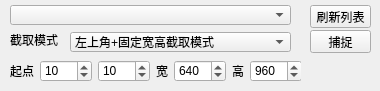
    <widget class="QWidget" name="tabScreenCap">
     <attribute name="icon">
      <iconset>
       <normaloff>icons/截屏.png</normaloff>icons/截屏.png</iconset>
     </attribute>
     <attribute name="title">
      <string>屏幕捕获</string>
     </attribute>
     <widget class="QPushButton" name="btnCaptureWindow">
      <property name="geometry">
       <rect>
        <x>310</x>
        <y>30</y>
        <width>61</width>
        <height>23</height>
       </rect>
      </property>
      <property name="text">
       <string>捕捉</string>
      </property>
      <property name="icon">
       <iconset>
        <normaloff>C:/Users/ps/.designer/backup/icons/开始蓝框.png</normaloff>C:/Users/ps/.designer/backup/icons/开始蓝框.png</iconset>
      </property>
     </widget>
     <widget class="QComboBox" name="comboWindowList">
      <property name="geometry">
       <rect>
        <x>10</x>
        <y>5</y>
        <width>281</width>
        <height>20</height>
       </rect>
      </property>
      <property name="styleSheet">
       <string notr="true"/>
      </property>
      <property name="currentIndex">
       <number>-1</number>
      </property>
      <property name="maxVisibleItems">
       <number>20</number>
      </property>
     </widget>
     <widget class="QPushButton" name="btnRefreshWindowList">
      <property name="geometry">
       <rect>
        <x>310</x>
        <y>5</y>
        <width>61</width>
        <height>23</height>
       </rect>
      </property>
      <property name="text">
       <string>刷新列表</string>
      </property>
     </widget>
     <widget class="QWidget" name="horizontalLayoutWidget_3">
      <property name="geometry">
       <rect>
        <x>10</x>
        <y>60</y>
        <width>291</width>
        <height>22</height>
       </rect>
      </property>
      <layout class="QHBoxLayout" name="horizontalLayout_3">
       <item>
        <widget class="QLabel" name="label_37">
         <property name="text">
          <string>起点</string>
         </property>
        </widget>
       </item>
       <item>
        <widget class="QSpinBox" name="spinCapRectLeft">
         <property name="minimum">
          <number>0</number>
         </property>
         <property name="maximum">
          <number>1920</number>
         </property>
         <property name="singleStep">
          <number>40</number>
         </property>
         <property name="value">
          <number>10</number>
         </property>
        </widget>
       </item>
       <item>
        <widget class="QSpinBox" name="spinCapRectTop">
         <property name="minimum">
          <number>0</number>
         </property>
         <property name="maximum">
          <number>1024</number>
         </property>
         <property name="singleStep">
          <number>20</number>
         </property>
         <property name="value">
          <number>10</number>
         </property>
        </widget>
       </item>
       <item>
        <widget class="QLabel" name="label_38">
         <property name="text">
          <string>宽</string>
         </property>
        </widget>
       </item>
       <item>
        <widget class="QSpinBox" name="spinCapRectWidth">
         <property name="minimum">
          <number>300</number>
         </property>
         <property name="maximum">
          <number>1920</number>
         </property>
         <property name="singleStep">
          <number>40</number>
         </property>
         <property name="value">
          <number>640</number>
         </property>
        </widget>
       </item>
       <item>
        <widget class="QLabel" name="label_39">
         <property name="text">
          <string>高</string>
         </property>
        </widget>
       </item>
       <item>
        <widget class="QSpinBox" name="spinCapRectHeight">
         <property name="minimum">
          <number>240</number>
         </property>
         <property name="maximum">
          <number>1024</number>
         </property>
         <property name="singleStep">
          <number>20</number>
         </property>
         <property name="value">
          <number>960</number>
         </property>
        </widget>
       </item>
      </layout>
     </widget>
     <widget class="QLabel" name="label_41">
      <property name="geometry">
       <rect>
        <x>10</x>
        <y>30</y>
        <width>71</width>
        <height>20</height>
       </rect>
      </property>
      <property name="text">
       <string>截取模式</string>
      </property>
     </widget>
     <widget class="QComboBox" name="comboClipMode">
      <property name="geometry">
       <rect>
        <x>70</x>
        <y>32</y>
        <width>221</width>
        <height>20</height>
       </rect>
      </property>
      <property name="styleSheet">
       <string notr="true"/>
      </property>
      <item>
       <property name="text">
        <string>左上角+固定宽高截取模式</string>
       </property>
      </item>
      <item>
       <property name="text">
        <string>中心点+固定宽高截取模式</string>
       </property>
      </item>
      <item>
       <property name="text">
        <string>捕捉窗口全部</string>
       </property>
      </item>
     </widget>
    </widget>
